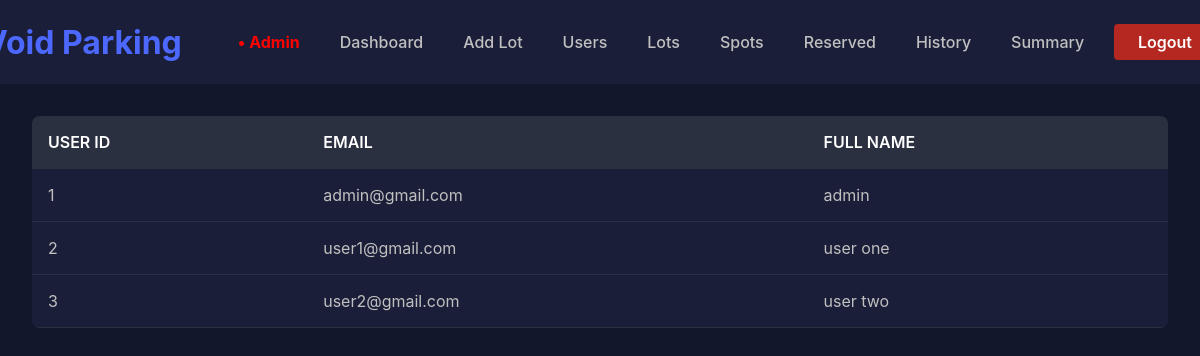
Before: /admin/users (signed in) with the older database file.
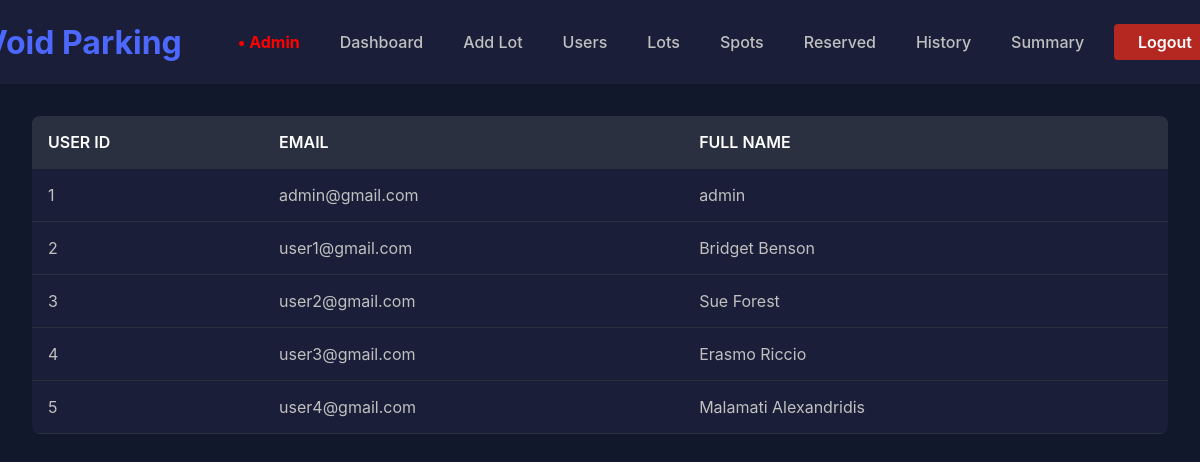
After: the same page with the newer database file.
### backend/models.py (models this page shows)
class User(db.Model):
  __tablename__ = 'user'
  id = db.Column(db.Integer, primary_key=True)
  email = db.Column(db.String, nullable=False, unique=True)
  password = db.Column(db.String, nullable=False)
  fullname = db.Column(db.String, nullable=False)
  admin_status = db.Column(db.Boolean, nullable=False, default=False)

### backend/routes.py (the view)
@main.route('/admin/users')
def users():
  if not session.get('admin_status'):
    return render_template('/user/user_error.html', message='Access Denied!')
  users = User.query.all()
  return render_template('/admin/users.html', users=users)

### templates/admin/users.html (shortened to what this page needs)
{% extends '/admin/admin_base.html' %}
{% block content %}
{% if users %}
  <table>
    <tr>
      <th> User ID </th>
      <th> Email </th>
      <th> Full Name </th>
    </tr>
    {% for user in users %}
    <tr>
      <td> {{ user.id }} </td>
      <td> {{ user.email }} </td>
      <td> {{ user.fullname }} </td>
    </tr>
    {% endfor %}
  </table>
{% else %}
  <p>No users found!</p>
{% endif %}
{% endblock %}

Changed rows visible on the page:
changed User "user1@gmail.com": fullname "user one" → "Bridget Benson"
changed User "user2@gmail.com": fullname "user two" → "Sue Forest"
added User: id "4", email "user3@gmail.com", fullname "Erasmo Riccio"
added User: id "5", email "user4@gmail.com", fullname "Malamati Alexandridis"
